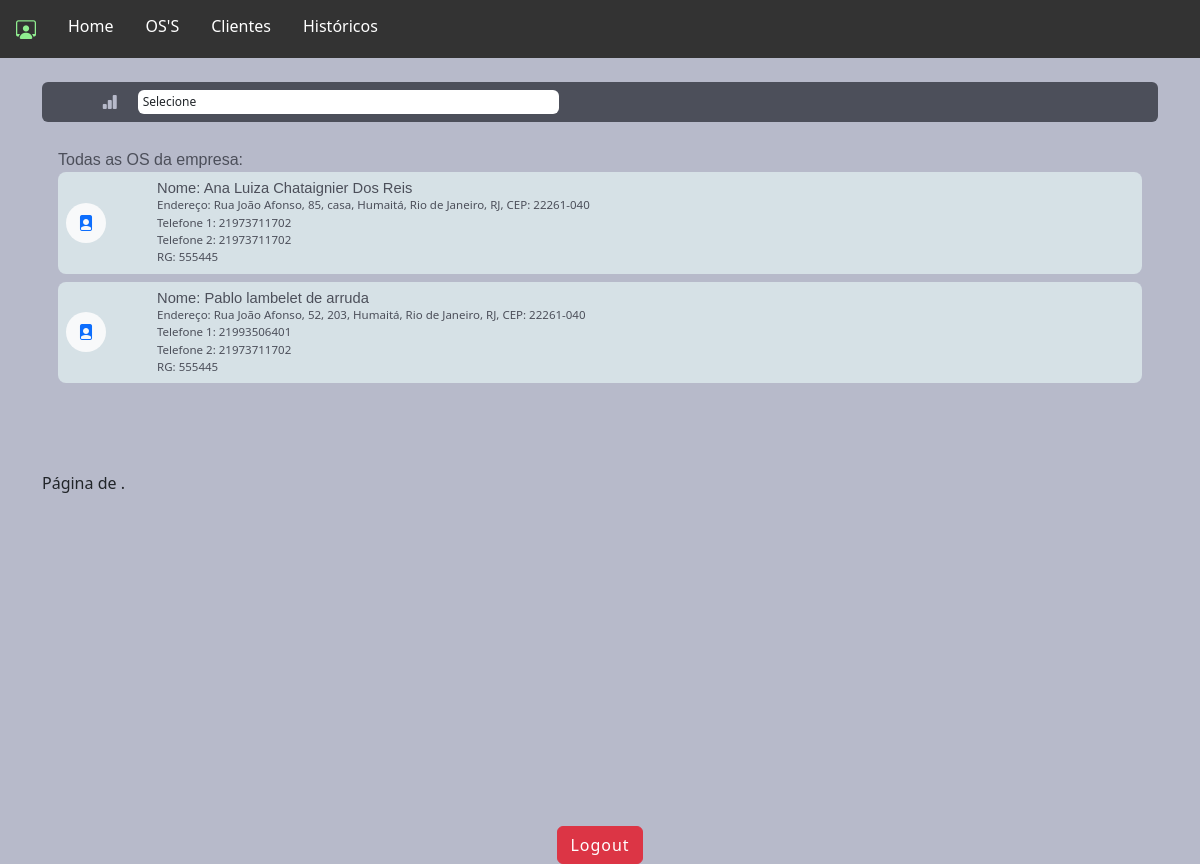
/staff/gerente_lista_clientes, run on an earlier commit of the app's database.
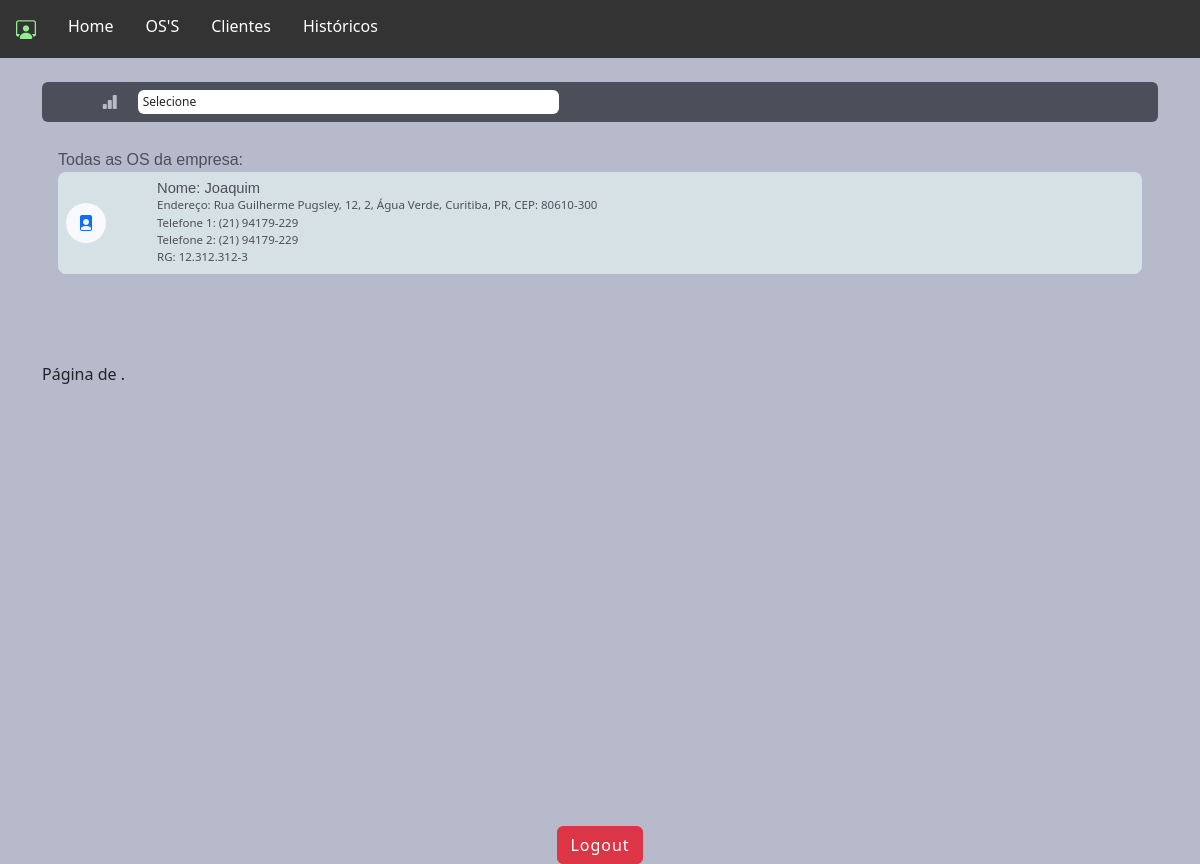
And on a later commit of the database.
### staff/models.py (models this page shows, shortened)
class Cliente(models.Model):
    nome = models.CharField(max_length=50, validators=[MinLengthValidator(3)])
    rg = models.CharField(max_length=12, validators=[MinLengthValidator(3)])
    endereco = models.ForeignKey(Endereco, on_delete=models.CASCADE)
    telefone1 = models.CharField(max_length=14, validators=[MinLengthValidator(3)])
    telefone2 = models.CharField(max_length=14, validators=[MinLengthValidator(3)])

### authentication/models.py (models this page shows)
class Endereco(models.Model):
    cep = models.CharField(max_length=10)
    rua = models.CharField(max_length=30, validators=[MinLengthValidator(3)])
    bairro = models.CharField(max_length=20, validators=[MinLengthValidator(3)])
    cidade = models.CharField(max_length=20, validators=[MinLengthValidator(3)])
    estado = models.CharField(max_length=2, choices=STATE_CHOICES)
    numero = models.PositiveIntegerField(validators=[MinValueValidator(1)])
    complemento = models.CharField(max_length=100)
    def __str__(self):
        return f"{self.rua}, {self.numero}, {self.complemento}, {self.bairro}, {self.cidade}, {self.estado}, CEP: {self.cep}"

### staff/views.py (the view)
def gerente_lista_clientes(request):
    clientes = Cliente.objects.all()
    return render(
        request,
        "gerente_lista_clientes.html",
        {
            "clientes": clientes,
        },
    )

### staff/templates/gerente_lista_clientes.html (shortened to what this page needs)
{% extends "base_gerente.html" %}
{%load static%}
{% block rest %}
      <section id="lista_oc_scr">
        <br>
        <div class="container">
            <div id="oc_lista">
                <form id="filter_oc" class="bg04 p-2">
                    <div class="col-6">
                      <div class="row">
                        <div class="col-2 text-end">
                          <i class="bi bi-bar-chart-fill color03 me-1"></i>
                        </div>
                        <div class="col-10 p-0">
                          <select class="form-control ms-1" id='status-filter'>
                            <option selected>Selecione</option>
                          </select>
                        </div>
                    </div>
                  </div>
                </form>
              <div class="tab-pane fade show active" id="pills-01" role="tabpanel" aria-labelledby="pills-home-tab" tabindex="0">
                <label class="mt-2 font-medium color04">Todas as OS da empresa:</label>
                {% for cliente in clientes %}
                <a href="{% url 'crud_gerente_clientes' cliente.id %}">
                <div class="oc_lista_item">
                      <div class="row">
                          <div class="col-2 col-md-1">
                              <div class="icon bg-light"><i class="bi bi-file-person-fill"></i></div>
                          </div>
                          <div class="col-9 col-md-11">
                              <div class="oc_l_nome font-medium color04">Nome: {{ cliente.nome }}</div>
                              <div class="oc_l_data color04 font-dark">Endereço: {{ cliente.endereco }}</div>
                              <div class="oc_l_data color04 font-dark">Telefone 1: {{ cliente.telefone1 }}</div>
                              <div class="oc_l_data color04 font-dark">Telefone 2: {{ cliente.telefone2 }}</div>
                              <div class="oc_l_data color04 font-dark">RG: {{ cliente.rg }}</div>
                          </div>
                      </div>
                  </div>
                </a>
                  {% endfor %}
              </div>
        </div>
        <div class="pagination">
            <span class="step-links">
                <span class="current-page">
                    Página {{ ordens_de_servico.number }} de {{ ordens_de_servico.paginator.num_pages }}.
                </span>
            </span>
        </div>
      </section>
  {% endblock %}

What changed in the data, as far as the page shows it:
removed Cliente: nome "Pablo lambelet de arruda", endereco "Rua João Afonso, 52, 203, Humaitá, Rio de Janeiro, RJ, CEP: 22261-040", telefone1 "21993506401", telefone2 "21973711702", rg "555445"
changed Cliente: nome "Ana Luiza Chataignier Dos Reis" → "Joaquim"; endereco "Rua João Afonso, 85, casa, Humaitá, Rio de Janeiro, RJ, CEP: 22261-040" → "Rua Guilherme Pugsley, 12, 2, Água Verde, Curitiba, PR, CEP: 80610-300"; telefone1 "21973711702" → "(21) 94179-229"; telefone2 "21973711702" → "(21) 94179-229"; rg "555445" → "12.312.312-3"
